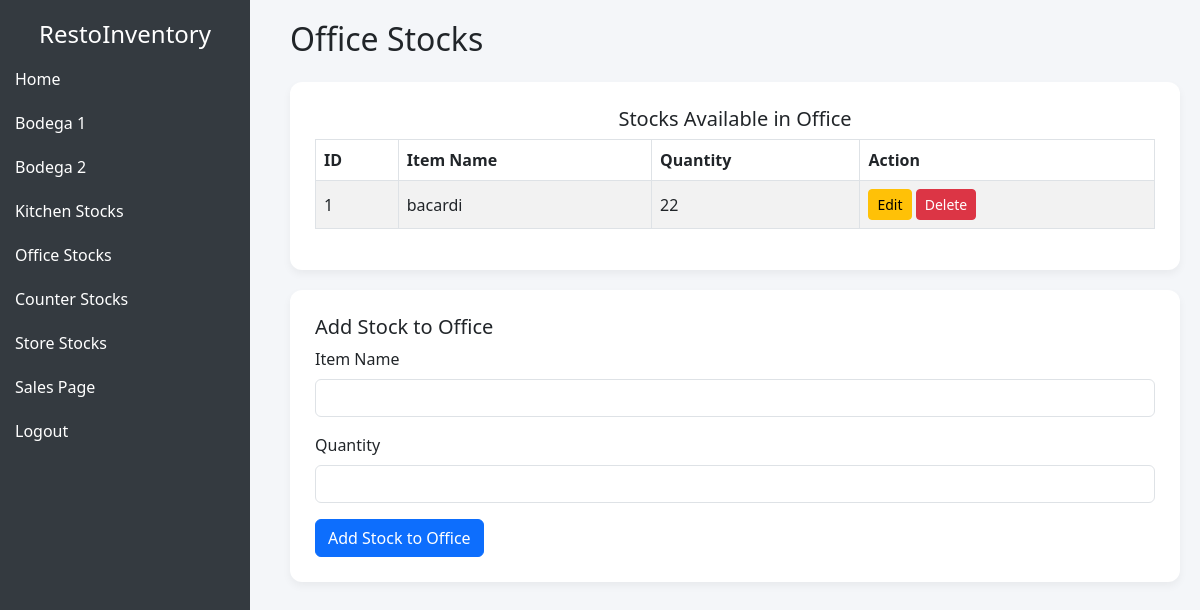
Screenshot of /office.php with the database file from the repository.
### tables this page shows
CREATE TABLE `office_stocks` (
  `id` int(11) NOT NULL,
  `item_name` varchar(255) NOT NULL,
  `quantity` int(11) NOT NULL DEFAULT 0,
  `date_added` timestamp NOT NULL DEFAULT current_timestamp()
);

### office.php (the view, shortened to what this page needs)
<?php
include 'db_connection.php';
$stmt = $pdo->prepare("SELECT * FROM office_stocks");
$stmt->execute();
$officeStocks = $stmt->fetchAll();
?>
<!DOCTYPE html>
<html lang="en">
<head>
    <link href="https://cdn.jsdelivr.net/npm/bootstrap@5.3.0/dist/css/bootstrap.min.css" rel="stylesheet">
</head>
<body>
<div class="sidebar">
    <h4 class="text-center text-white">RestoInventory</h4>
    <ul class="nav flex-column">
        <li class="nav-item"><a href="index.php">Home</a></li>
        <li class="nav-item"><a href="bodega1.php">Bodega 1</a></li>
        <li class="nav-item"><a href="bodega2.php">Bodega 2</a></li>
        <li class="nav-item"><a href="kitchen.php">Kitchen Stocks</a></li>
        <li class="nav-item"><a href="office.php">Office Stocks</a></li>
        <li class="nav-item"><a href="counter.php">Counter Stocks</a></li>
        <li class="nav-item"><a href="store.php">Store Stocks</a></li>
        <li class="nav-item"><a href="sales_page.php">Sales Page</a></li>
        <li class="nav-item"><a href="logout.php">Logout</a></li>
    </ul>
</div>
<div class="main-content">
    <h2 class="mb-4">Office Stocks</h2>
    <div class="dashboard-card">
        <h5 class="text-center">Stocks Available in Office</h5>
        <table class="table table-bordered table-striped">
            <thead>
                <tr>
                    <th>ID</th>
                    <th>Item Name</th>
                    <th>Quantity</th>
                    <th>Action</th>
                </tr>
            </thead>
            <tbody>
                <?php foreach ($officeStocks as $stock) { ?>
                    <tr>
                        <td><?php echo htmlspecialchars($stock['id']); ?></td>
                        <td><?php echo htmlspecialchars($stock['item_name']); ?></td>
                        <td><?php echo htmlspecialchars($stock['quantity']); ?></td>
                        <td>
                            <a href="edit_stock.php?id=<?php echo $stock['id']; ?>" class="btn btn-warning btn-sm">Edit</a>
                            <a href="delete_stock.php?id=<?php echo $stock['id']; ?>" class="btn btn-danger btn-sm" onclick="return confirm('Are you sure you want to delete this item?')">Delete</a>
                        </td>
                    </tr>
                <?php } ?>
            </tbody>
        </table>
    </div>
    <div class="dashboard-card">
        <h5>Add Stock to Office</h5>
        <form action="office.php" method="POST">
            <div class="mb-3">
                <label for="item_name" class="form-label">Item Name</label>
                <input type="text" class="form-control" id="item_name" name="item_name" required>
            </div>
            <div class="mb-3">
                <label for="quantity" class="form-label">Quantity</label>
                <input type="number" class="form-control" id="quantity" name="quantity" required>
            </div>
            <button type="submit" class="btn btn-primary">Add Stock to Office</button>
        </form>
    </div>
</div>
</body>
</html>

### office.php (style rules this page uses)
body { background-color: #f4f6f9; }
.sidebar { height: 100vh; position: fixed; top: 0; left: 0; width: 250px; background-color: #343a40; color: white; padding-top: 20px; }
.sidebar a { color: white; padding: 10px 15px; text-decoration: none; display: block; }
.main-content { margin-left: 270px; padding: 20px; }
.dashboard-card { background: white; border-radius: 12px; padding: 25px; box-shadow: 0 4px 8px rgba(0,0,0,0.05); margin-bottom: 20px; }
.table th, .table td { vertical-align: middle; }

### rows the page displays
office_stocks: id "1", item_name "bacardi", quantity "22"
